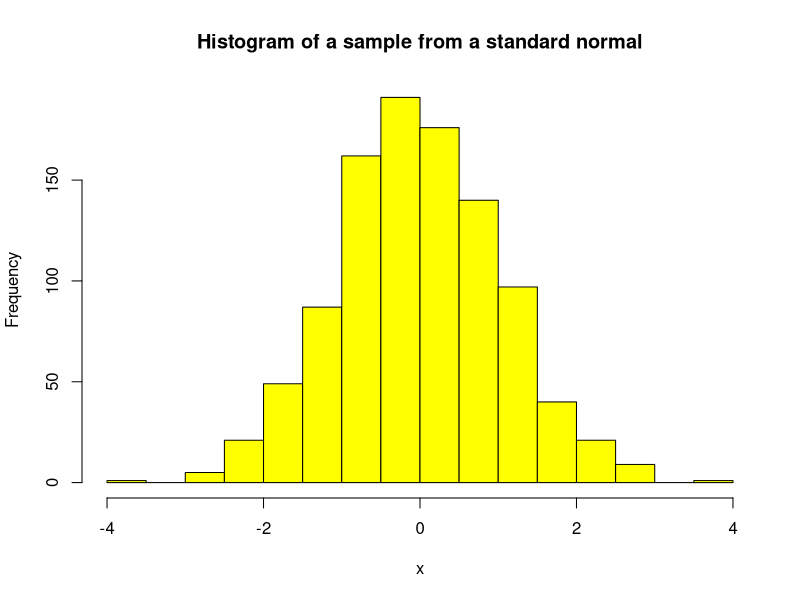

The R source for this figure:
## ---- chunk 1
x <- rnorm(1000, 0, 1) 
## ---- chunk 2
hist(x, col = "yellow", main = "Histogram of a sample from a standard normal")
